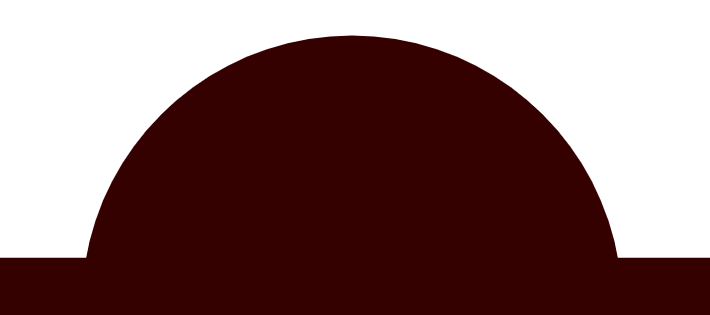
#> input picture imagens_teste/100_geo.png, 710 x 315 px; its folder holds only this picture in this run
$ python -i quality_analyzer.py   (imports and definitions only)   (older library calls are emulated)
#> lines starting #> are read from the running program, lines starting #| are printed output that depends on the picture
"""
quality_analyzer.py
-------------------
Detecta a qualidade de uma imagem em escala de cinza e recomenda
um modo de pré-processamento: HIGH_QUALITY, BALANCED ou ROBUST.

Métricas avaliadas:
  - Contraste  : desvio-padrão normalizado do histograma
  - Ruído      : estimado via laplaciano (variância)
  - Iluminação : uniformidade da intensidade média local
"""

import cv2
import numpy as np
from typing import Dict, Any


# Modos de processamento disponíveis
HIGH_QUALITY = "HIGH_QUALITY"
BALANCED = "BALANCED"
ROBUST = "ROBUST"

# Limiares para classificação
_SCORE_HIGH = 0.65   # score >= 0.65 → HIGH_QUALITY
_SCORE_LOW  = 0.35   # score <  0.35 → ROBUST


def _calc_contrast_score(gray: np.ndarray) -> float:
    """Desvio-padrão normalizado [0,1]. Quanto maior, mais contraste."""
    std = float(np.std(gray.astype(np.float32)))
    # std máximo teórico para imagem bimodal (0/255) ≈ 127.5
    return min(std / 127.5, 1.0)


def _calc_noise_score(gray: np.ndarray) -> float:
    """
    Estima nível de ruído pela variância do laplaciano (normalizada).
    Score alto → imagem nítida (pouco ruído).
    """
    lap_var = float(cv2.Laplacian(gray, cv2.CV_64F).var())
    # lap_var > 500 → imagem muito nítida; < 50 → muito ruidosa/desfocada
    score = min(lap_var / 500.0, 1.0)
    return score


def _calc_illumination_score(gray: np.ndarray) -> float:
    """
    Uniformidade de iluminação: compara intensidade média local com global.
    Score alto → iluminação uniforme.
    """
    h, w = gray.shape[:2]
    k = max(51, (min(h, w) // 6) | 1)
    bg = cv2.GaussianBlur(gray.astype(np.float32), (k, k), 0)
    global_mean = float(gray.mean()) + 1e-6
    local_var = float(np.std(bg / global_mean))
    # local_var próximo de 0 → iluminação uniforme
    score = max(0.0, 1.0 - local_var * 5.0)
    return min(score, 1.0)


def analyze_image_quality(img_bgr: np.ndarray) -> Dict[str, Any]:
    """
    Analisa a qualidade de uma imagem BGR e retorna métricas + modo recomendado.

    Parâmetros
    ----------
    img_bgr : np.ndarray
        Imagem BGR uint8.

    Retorno
    -------
    dict com chaves:
        "score"        : float [0,1] – score global de qualidade
        "contrast"     : float [0,1]
        "sharpness"    : float [0,1]  (inverso de ruído)
        "illumination" : float [0,1]
        "mode"         : str  – HIGH_QUALITY | BALANCED | ROBUST
    """
    if not isinstance(img_bgr, np.ndarray) or img_bgr.ndim < 2:
        return {"score": 0.5, "contrast": 0.5, "sharpness": 0.5,
                "illumination": 0.5, "mode": BALANCED}  # graceful fallback for unsupported input

    if img_bgr.ndim == 3:
        gray = cv2.cvtColor(img_bgr, cv2.COLOR_BGR2GRAY)
    else:
        gray = img_bgr

    contrast     = _calc_contrast_score(gray)
    sharpness    = _calc_noise_score(gray)
    illumination = _calc_illumination_score(gray)

    # Pesos: contraste tem maior impacto na detecção de gota
    score = 0.45 * contrast + 0.35 * sharpness + 0.20 * illumination

    if score >= _SCORE_HIGH:
        mode = HIGH_QUALITY
    elif score < _SCORE_LOW:
        mode = ROBUST
    else:
        mode = BALANCED

    return {
        "score":        round(score, 4),
        "contrast":     round(contrast, 4),
        "sharpness":    round(sharpness, 4),
        "illumination": round(illumination, 4),
        "mode":         mode,
    }

>>> import cv2
>>> picture = cv2.imread('../imagens_teste/100_geo.png')
#> picture is the input picture: shape (315, 710, 3); mean B, G, R 107.4, 107.4, 137.5
>>> result = analyze_image_quality(picture)
#> in analyze_image_quality, `gray = cv2.cvtColor(img_bgr, cv2.COLOR_BGR2GRAY)`:
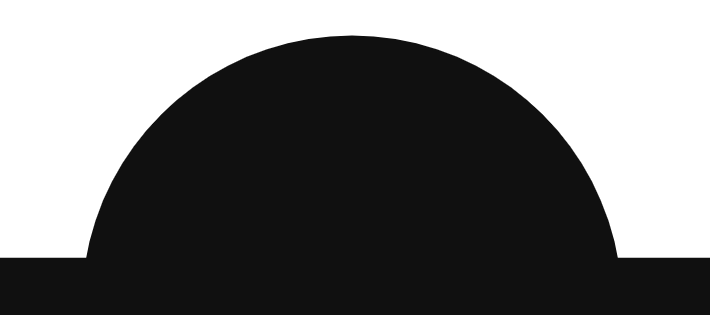
#> gray: shape (315, 710); min 16, max 255, mean 116.7
#> in _calc_contrast_score, `std = float(np.std(gray.astype(np.float32)))`: std = 117.8
#> in analyze_image_quality, `contrast     = _calc_contrast_score(gray)`: contrast = 0.924
#> in _calc_noise_score, `lap_var = float(cv2.Laplacian(gray, cv2.CV_64F).var())`: lap_var = 296.1
#> in _calc_noise_score, `score = min(lap_var / 500.0, 1.0)`: score = 0.592
#> in _calc_illumination_score, `bg = cv2.GaussianBlur(gray.astype(np.float32), (k, k), 0)`:
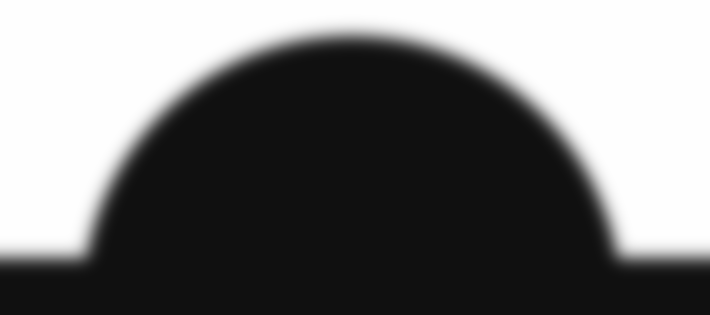
#> bg: shape (315, 710) float32; min 16, max 255, mean 116.7
#> in _calc_illumination_score, `global_mean = float(gray.mean()) + 1e-6`: global_mean = 116.7
#> in _calc_illumination_score, `local_var = float(np.std(bg / global_mean))`: local_var = 0.971
#> in _calc_illumination_score, `score = max(0.0, 1.0 - local_var * 5.0)`: score = 0
#> in analyze_image_quality, `score = 0.45 * contrast + 0.35 * sharpness + 0.20 * illumination`: score = 0.623
#> result = {'score': 0.623, 'contrast': 0.924, 'sharpness': 0.592, 'illumination': 0, 'mode': 'BALANCED'}
